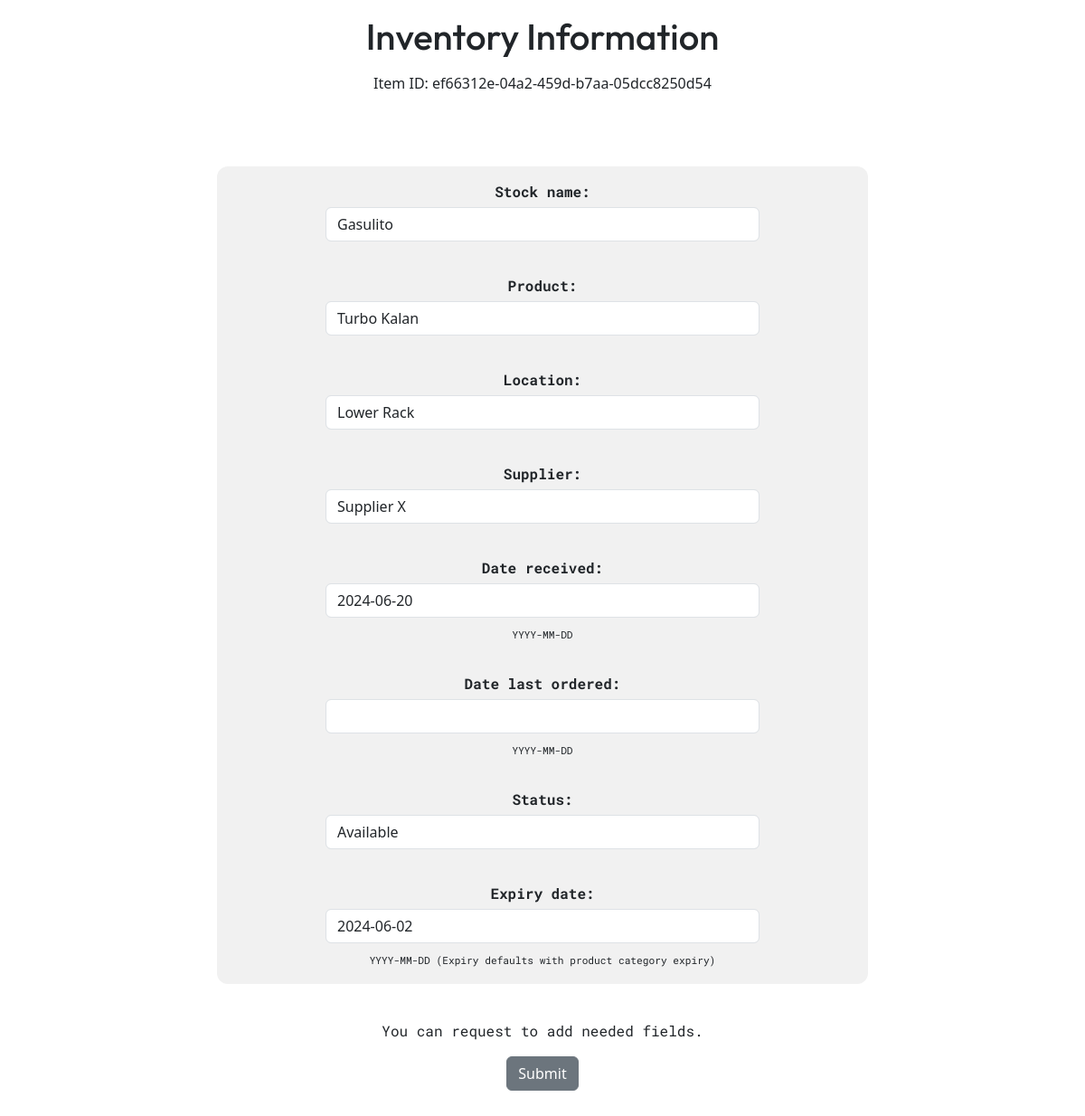
/inventory/manage/edit/ef66312e-04a2-459d-b7aa-05dcc8250d54?formID=stocks, run on an earlier commit of the app's database.
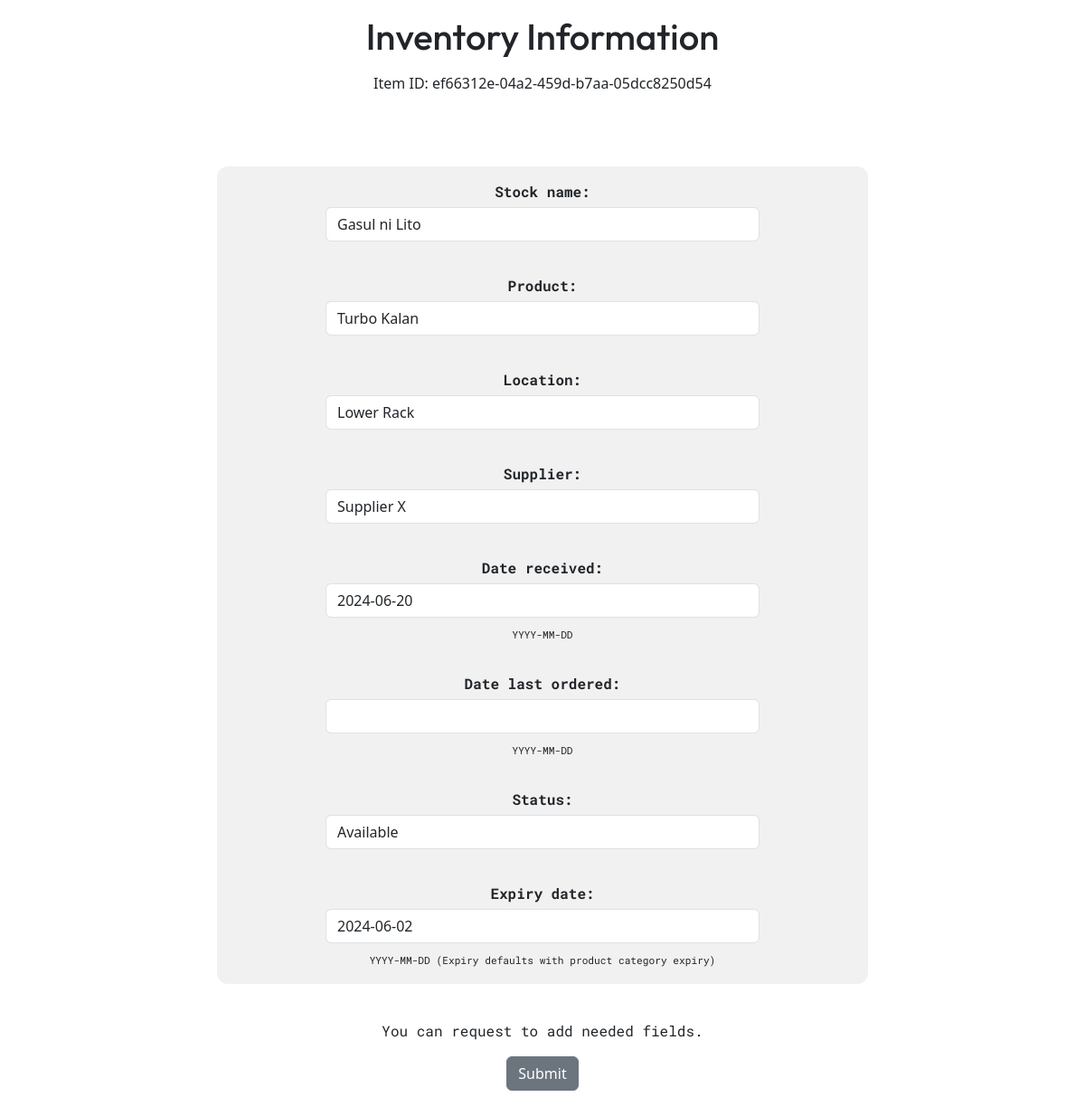
And on a later commit of the database.
### home/models.py (models this page shows, shortened)
class Stock(models.Model):
    id = models.UUIDField(primary_key=True, default=uuid.uuid4, editable=False)
    stock_name = models.CharField(max_length=255, default=random_string(["Gasul X","Wonder Gasul","Awesome Gasul","Gasul na Cool","Oh my Gas","Gas Gas Gas!"]))
    product = models.ForeignKey(Product, related_name="stocks", on_delete=models.SET_NULL, null=True)
    location = models.CharField(max_length=255)
    supplier = models.ForeignKey(Supplier, on_delete=models.SET_NULL, null=True)
    date_received = models.DateField(default=timezone.now, editable=True,help_text="YYYY-MM-DD")
    date_last_ordered = models.DateField(null=True, blank=True, help_text="YYYY-MM-DD")
    status = models.CharField(max_length=50, choices=[('available', 'Available'), ('not_available','Not Available'), ('phased_out', 'Phased Out')])
    expiry_date = models.DateField(null=True, blank=True, help_text="YYYY-MM-DD (Expiry defaults with product category expiry)")

### inventory/views.py (the view)
# urls.py: path('inventory/manage/edit/<item_id>', ivw.show_stock_data, name='inventory-item'),
def show_stock_data(request, item_id):
    var = {}
    submitted = False
    formID = request.GET.get('formID', 'default')
    item = get_object_or_404(Stock, pk=item_id)
    if request.method == "POST":
        form = forms.StockForms(request.POST, instance=item)
        if form.is_valid():
            form.save()
            messages.success(request,"Inventory Successfully Updated")
            return HttpResponseRedirect('/inventory/dashboard?success=True')
    else:
        form = forms.StockForms(instance=item)
        if "submitted" in request.GET:
            submitted = True
    var['formID'] = formID
    var['form'] = form
    var['submitted'] = submitted
    var['item'] = item
    return render(request, 'blocks/view_item_forms.html',var)

### inventory/forms.py
class StockForms(ModelForm):
    class Meta:
        model = Stock
        fields = "__all__"
    def __init__(self, *args, **kwargs):
        super(StockForms, self).__init__(*args, **kwargs)
        for field in self.fields.values():
            field.widget.attrs.update({'class': 'form-control','cols':'60'})

### home/models.py (called while the page is built)
    def __str__(self):
        return self.product_name

    def __str__(self):
        return self.name

### inventory/templates/blocks/view_item_forms.html (shortened to what this page needs)
{% extends "inventory/view_inventory_item.html"%}
{% block view_attrs %}
{% include "chunks/stocks_forms.html" %}
{% endblock %}

### inventory/templates/chunks/stocks_forms.html (shortened to what this page needs)
<center>
    <h1>
        Inventory Information
    </h1>
    <p>Item ID: {{ item.id }}</p>
    <form action="" method=POST>
        <div class="form_style">
            {{ form.as_p }}
        </div>
        <p>You can request to add needed fields.</p>
        <input type="submit" value="Submit" class="btn btn-secondary">
    </form>
</center>

What changed in the data, as far as the page shows it:
changed Stock "ef66312e-04a2-459d-b7aa-05dcc8250d54": stock_name "Gasulito" → "Gasul ni Lito"
